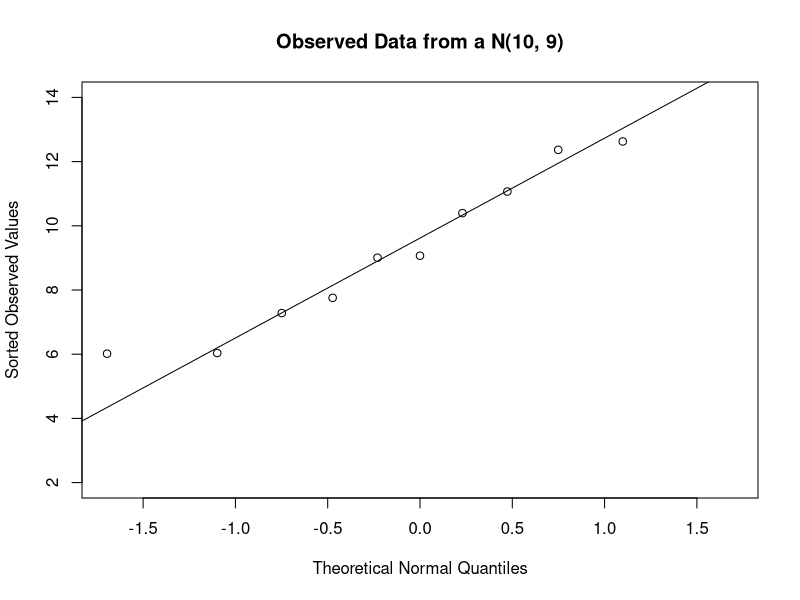
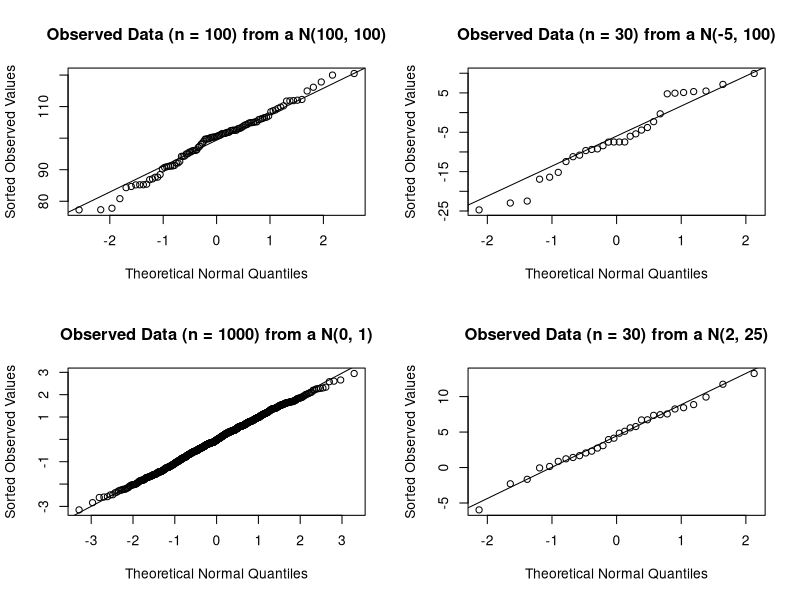
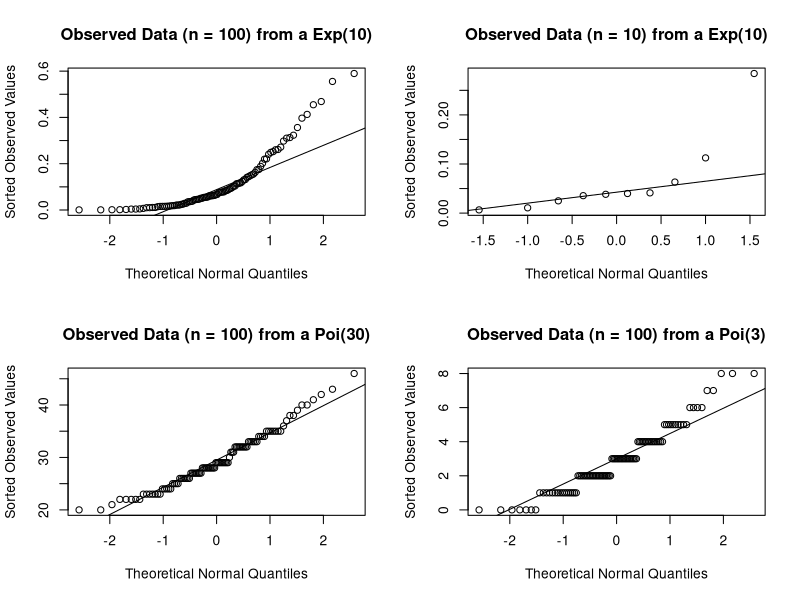
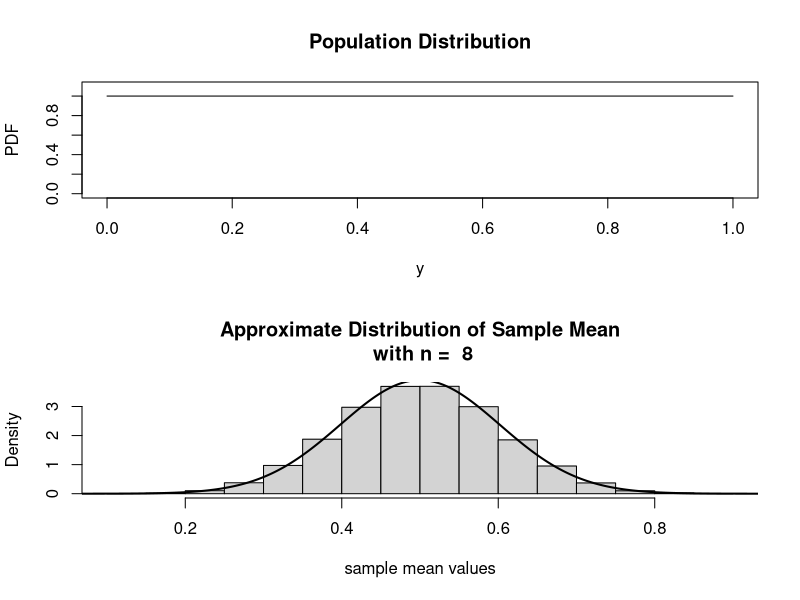
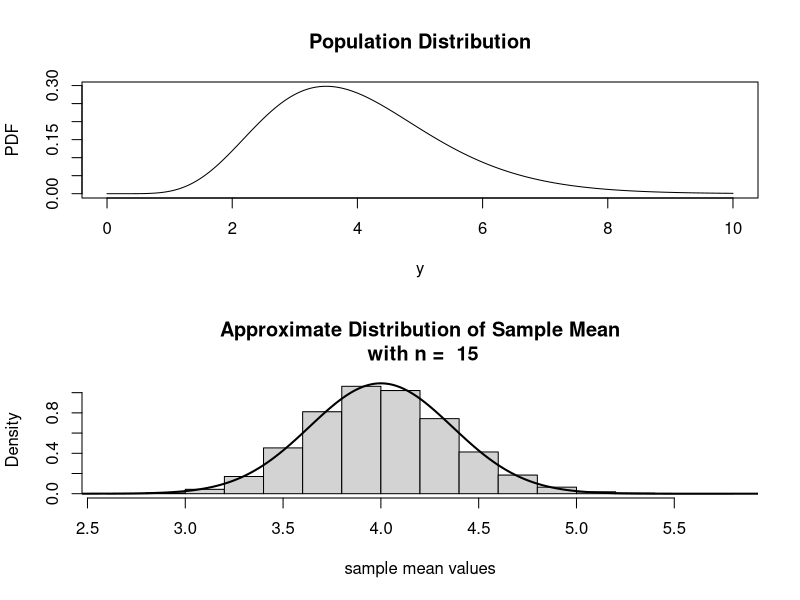
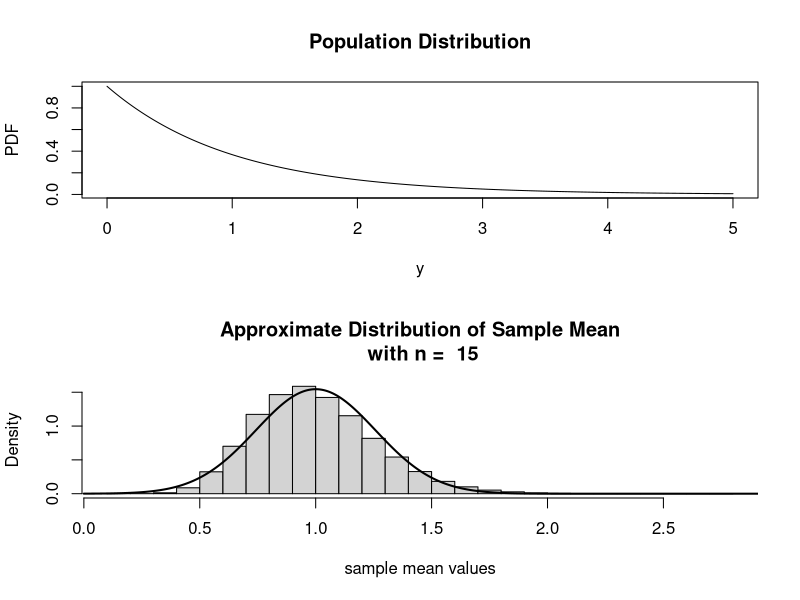
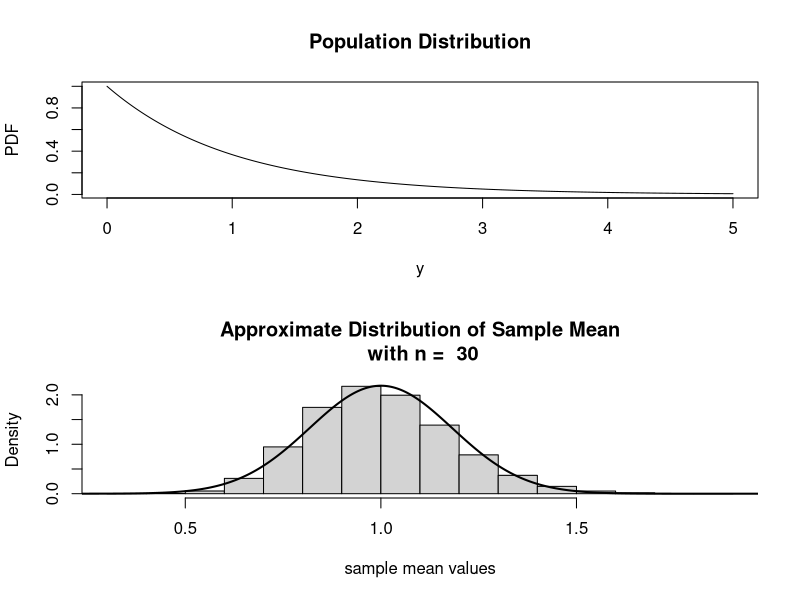
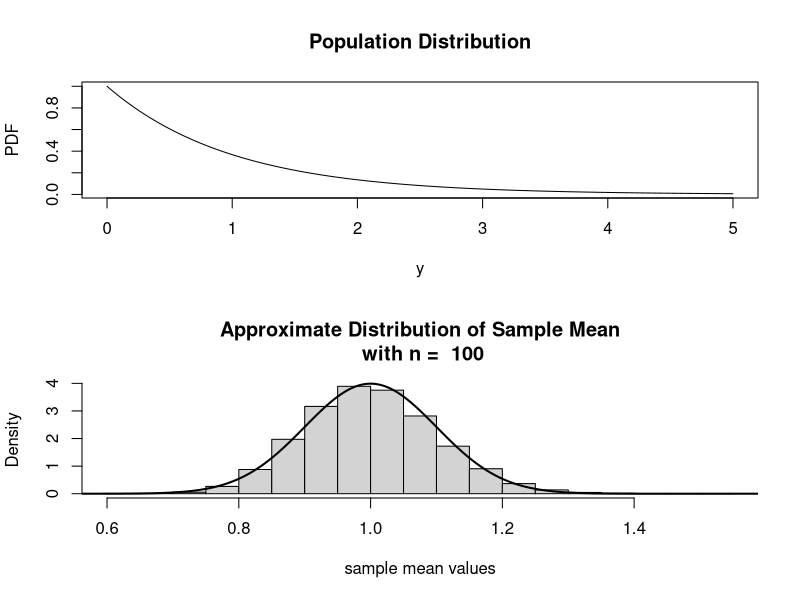

The R script that drew these images, in order:
########################################
##File with creation of plots and things 
##for Unit 5 370 redesign
########################################

#####################################
#PCM5a

#####################################
#PCM5b
n <- 11
y <- rnorm(n, mean = 10, sd = 3)
sorty <- sort(y)
quants <- round((1:n-0.5)/n, 3) 
zvals <- qnorm(quants)

round(data.frame(sorted = round(sorty, 1) , observedQuant = quants, theoreticalQuant = zvals), 3)

png(filename = "QQPlotN(10,9).png", width = 800, height = 480)
qqplot(x = zvals, y = sorty, xlab = "Theoretical Normal Quantiles", ylab = "Sorted Observed Values", main = "Observed Data from a N(10, 9)", ylim = c(2,14))
qqline(y = sorty)
dev.off()

png(filename = "QQPlotGridNormal.png", width = 800, height = 480)
par(mfrow = c(2, 2))

n <- 100
mean <- 100
sd <- 10
y <- rnorm(n, mean = mean, sd = sd)
qqnorm(y = y, xlab = "Theoretical Normal Quantiles", ylab = "Sorted Observed Values", main = paste("Observed Data (n = ", n, ") from a N(", mean, ", ", sd^2, ")", sep = ""))
qqline(y = y)

n <- 30
mean <- -5
sd <- 10
y <- rnorm(n, mean = mean, sd = sd)
qqnorm(y = y, xlab = "Theoretical Normal Quantiles", ylab = "Sorted Observed Values", main = paste("Observed Data (n = ", n, ") from a N(", mean, ", ", sd^2, ")", sep = ""))
qqline(y = y)

n <- 1000
mean <- 0
sd <- 1
y <- rnorm(n, mean = mean, sd = sd)
qqnorm(y = y, xlab = "Theoretical Normal Quantiles", ylab = "Sorted Observed Values", main = paste("Observed Data (n = ", n, ") from a N(", mean, ", ", sd^2, ")", sep = ""))
qqline(y = y)

n <- 30
mean <- 2
sd <- 5
y <- rnorm(n, mean = mean, sd = sd)
qqnorm(y = y, xlab = "Theoretical Normal Quantiles", ylab = "Sorted Observed Values", main = paste("Observed Data (n = ", n, ") from a N(", mean, ", ", sd^2, ")", sep = ""))
qqline(y = y)
dev.off()


png(filename = "QQPlotGridOther.png", width = 800, height = 480)
par(mfrow = c(2, 2))

n <- 100
rate <- 10
y <- rexp(n, rate = rate)
qqnorm(y = y, xlab = "Theoretical Normal Quantiles", ylab = "Sorted Observed Values", main = paste("Observed Data (n = ", n, ") from a Exp(", rate, ")", sep = ""))
qqline(y = y)

n <- 10
rate <- 10
y <- rexp(n, rate = rate)
qqnorm(y = y, xlab = "Theoretical Normal Quantiles", ylab = "Sorted Observed Values", main = paste("Observed Data (n = ", n, ") from a Exp(", rate, ")", sep = ""))
qqline(y = y)

n <- 100
mean <- 30
y <- rpois(n, lambda = mean)
qqnorm(y = y, xlab = "Theoretical Normal Quantiles", ylab = "Sorted Observed Values", main = paste("Observed Data (n = ", n, ") from a Poi(", mean, ")", sep = ""))
qqline(y = y)

n <- 100
mean <- 3
y <- rpois(n, lambda = mean)
qqnorm(y = y, xlab = "Theoretical Normal Quantiles", ylab = "Sorted Observed Values", main = paste("Observed Data (n = ", n, ") from a Poi(", mean, ")", sep = ""))
qqline(y = y)
dev.off()



png(filename = "CLTUnif.png", width = 500, height = 480)
par(mfrow = c(2, 1))
y <- seq(0, 1, length = 100)
n <- 8
N <- 100000
plot(x = y, y = dunif(y), type = "l", ylim = c(0, 1.1), main = "Population Distribution", ylab = "PDF")
means <- replicate(n = N, mean(runif(n)))
hist(means, main = paste("Approximate Distribution of Sample Mean\n with n = ", n), xlab = "sample mean values", freq = FALSE)
x <- seq(from = 0, to = 1, length = 1000)
lines(x =x, y = dnorm(x, mean = 0.5, sd = 1/sqrt(12*n)), lwd = 2, type = "l")
dev.off()


png(filename = "CLTGamma.png", width = 500, height = 480)
par(mfrow = c(2, 1))
y <- seq(0, 10, length = 1000)
n <- 15
N <- 100000
shape = 8
rate = 2
plot(x = y, y = dgamma(y, shape = shape, rate = rate), type = "l", main = "Population Distribution", ylab = "PDF")
means <- replicate(n = N, mean(rgamma(n, shape = shape, rate = rate)))
hist(means, main = paste("Approximate Distribution of Sample Mean\n with n = ", n), xlab = "sample mean values", freq = FALSE)
x <- seq(from = 0, to = 10, length = 1000)
lines(x =x, y = dnorm(x, mean = shape/rate, sd = sqrt(shape/(rate^2*n))), lwd = 2, type = "l")
dev.off()


png(filename = "CLTExp1.png", width = 500, height = 480)
par(mfrow = c(2, 1))
y <- seq(0, 5, length = 1000)
n <- 15
N <- 100000
shape <- 1
rate = 1
plot(x = y, y = dgamma(y, shape = shape, rate = rate), type = "l", main = "Population Distribution", ylab = "PDF")
means <- replicate(n = N, mean(rgamma(n, shape = shape, rate = rate)))
hist(means, main = paste("Approximate Distribution of Sample Mean\n with n = ", n), xlab = "sample mean values", freq = FALSE)
x <- seq(from = 0, to = 5, length = 1000)
lines(x =x, y = dnorm(x, mean = shape/rate, sd = sqrt(shape/(rate^2*n))), lwd = 2, type = "l")
dev.off()


png(filename = "CLTExp2.png", width = 500, height = 480)
par(mfrow = c(2, 1))
y <- seq(0, 5, length = 1000)
n <- 30
N <- 100000
shape <- 1
rate = 1
plot(x = y, y = dgamma(y, shape = shape, rate = rate), type = "l", main = "Population Distribution", ylab = "PDF")
means <- replicate(n = N, mean(rgamma(n, shape = shape, rate = rate)))
hist(means, main = paste("Approximate Distribution of Sample Mean\n with n = ", n), xlab = "sample mean values", freq = FALSE)
x <- seq(from = 0, to = 5, length = 1000)
lines(x =x, y = dnorm(x, mean = shape/rate, sd = sqrt(shape/(rate^2*n))), lwd = 2, type = "l")
dev.off()


png(filename = "CLTExp3.png", width = 500, height = 480)
par(mfrow = c(2, 1))
y <- seq(0, 5, length = 1000)
n <- 100
N <- 100000
shape <- 1
rate = 1
plot(x = y, y = dgamma(y, shape = shape, rate = rate), type = "l", main = "Population Distribution", ylab = "PDF")
means <- replicate(n = N, mean(rgamma(n, shape = shape, rate = rate)))
hist(means, main = paste("Approximate Distribution of Sample Mean\n with n = ", n), xlab = "sample mean values", freq = FALSE)
x <- seq(from = 0, to = 5, length = 1000)
lines(x =x, y = dnorm(x, mean = shape/rate, sd = sqrt(shape/(rate^2*n))), lwd = 2, type = "l")
dev.off()



#####################################
#PCM5c

#plots of sampling distribution for ionized example
png(filename = "HTIdeaPlot1.png", width = 800, height = 480)
mean <- 0
var <- 1
curve(dnorm(x, mean = mean, sd = sqrt(var)), from = -5, to = 5, main = "Approximate Distribution of Z", ylab = "PDF", xlab = "z values", lwd = 2)
abline(v = 4.17, lwd = 2, col = "Blue")
text(x = 4.1, y = 0.3, "Observed\n test stat", cex=2.5)
polygon(x = c(seq(-1.96, 1.96, length = 200), rev(seq(-1.96, 1.96, length = 200))), y = c(rep(0,200), dnorm(rev(seq(-1.96, 1.96, length = 200)), mean = mean, sd = sqrt(var))), col = "grey")
text(x = 0, y = 0.1, "95% of the time we \n oberve z here", cex = 1.95)
dev.off()


#plots of sampling distribution for ionized example
png(filename = "RRVis.png", width = 800, height = 480)
mean <- 0
var <- 1
curve(dnorm(x, mean = mean, sd = sqrt(var)), from = -5, to = 5, main = "Approximate Distribution of Z", ylab = "PDF", xlab = "z values", lwd = 1)
polygon(x = c(seq(-5, 1.645, length = 200), rev(seq(-5, 1.645, length = 200))), y = c(rep(0,200), dnorm(rev(seq(-5, 1.645, length = 200)), mean = mean, sd = sqrt(var))), col = "grey")
text(x = -0.05, y = 0.1, "95% of the time we \n oberve z here", cex = 1.95)
abline(v = 1.645, lwd = 2, col = "Blue")
text(x = 3, y = 0.025, "Rejection Region", cex=1.75, col = "blue")
dev.off()



#RR Example
png(filename = "RRVisExample.png", width = 800, height = 480)
mean <- 0
var <- 1
curve(dnorm(x, mean = mean, sd = sqrt(var)), from = -5, to = 5, main = "Approximate Distribution of Z", ylab = "PDF", xlab = "z values", lwd = 1)
polygon(x = c(seq(-5, -2.33, length = 200), rev(seq(-5, -2.33, length = 200))), y = c(rep(0,200), dnorm(rev(seq(-5, -2.33, length = 200)), mean = mean, sd = sqrt(var))), col = "grey")
text(x = 0.05, y = 0.1, "99% of the time we \n oberve z here", cex = 1.95)
abline(v = -2.33, lwd = 2, col = "Blue")
text(x = -4, y = 0.025, "Rejection Region", cex=1.75, col = "blue")
dev.off()


#plots p-value 
png(filename = "Pvalue.png", width = 800, height = 480)
mean <- 0
var <- 1
curve(dnorm(x, mean = mean, sd = sqrt(var)), from = -5, to = 5, main = "Approximate Distribution of Z", ylab = "PDF", xlab = "z values", lwd = 1)
abline(v = 4.17, lwd = 2, col = "Green")
text(x = 4.1, y = 0.3, "Observed\n test stat", cex=2.5)
dev.off()


#plots p-value vs RR
png(filename = "RRPvalue.png", width = 800, height = 480)
mean <- 0
var <- 1
curve(dnorm(x, mean = mean, sd = sqrt(var)), from = 0, to = 5, main = "Approximate Distribution of Z", ylab = "PDF", xlab = "z values", lwd = 1)
polygon(x = c(seq(-5, 1.645, length = 200), rev(seq(-5, 1.645, length = 200))), y = c(rep(0,200), dnorm(rev(seq(-5, 1.645, length = 200)), mean = mean, sd = sqrt(var))), col = "grey")
abline(v = 1.645, lwd = 2, col = "Blue")
abline(v = 2, lwd = 2, col = "Green")
polygon(x = c(seq(2, 5, length = 200), rev(seq(2, 5, length = 200))), y = c(rep(0,200), dnorm(rev(seq(2, 5, length = 200)), mean = mean, sd = sqrt(var))), col = "purple")
dev.off()



#plots p-value vs RR
png(filename = "PValueExample.png", width = 800, height = 480)
mean <- 0
var <- 1
curve(dnorm(x, mean = mean, sd = sqrt(var)), from = -5, to = 5, main = "Approximate Distribution of Z", ylab = "PDF", xlab = "z values", lwd = 1)
polygon(x = c(seq(-5, -1.34, length = 200), rev(seq(-5, -1.34, length = 200))), y = c(rep(0,200), dnorm(rev(seq(-5, -1.34, length = 200)), mean = mean, sd = sqrt(var))), col = "grey")
abline(v = -1.34, lwd = 2, col = "Green")
dev.off()
